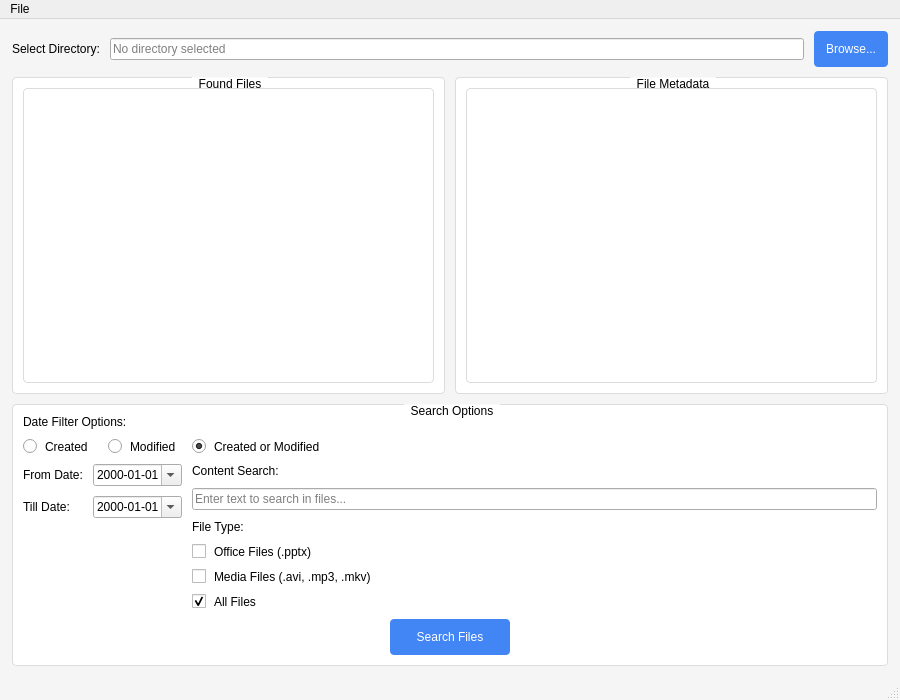
<?xml version='1.0' encoding='utf-8'?>
<ui version="4.0">
 <class>MainWindow</class>
 <widget class="QMainWindow" name="MainWindow">
  <property name="geometry">
   <rect>
    <x>0</x>
    <y>0</y>
    <width>900</width>
    <height>700</height>
   </rect>
  </property>
  <property name="windowTitle">
   <string>File Finder</string>
  </property>
  <property name="styleSheet">
   <string notr="true">QMainWindow {
    background-color: #f5f5f5;

}
QPushButton {
    background-color: #4285f4;
    color: white;
    border: none;
    border-radius: 4px;
    padding: 6px 12px;
    min-height: 24px;

}
QPushButton:hover {
    background-color: #3275e4;
}
QPushButton:pressed {
    background-color: #2265d4;
}
QListView, QTableView {
    border: 1px solid #dcdcdc;
    border-radius: 4px;
    background-color: white;

}
QCheckBox, QRadioButton {
    spacing: 8px;

}
QGroupBox {
    border: 1px solid #dcdcdc;
    border-radius: 4px;
    margin-top: 1ex;
    padding-top: 1ex;
    background-color: #ffffff;

}
QGroupBox::title {
    subcontrol-origin: margin;
    subcontrol-position: top center;
    padding: 0 5px;
}
QLabel {

}
QLineEdit {

}
QDateEdit {

}</string>
  </property>
  <widget class="QWidget" name="centralwidget">
   <layout class="QGridLayout" name="gridLayout">
    <property name="leftMargin">
     <number>12</number>
    </property>
    <property name="topMargin">
     <number>12</number>
    </property>
    <property name="rightMargin">
     <number>12</number>
    </property>
    <property name="bottomMargin">
     <number>12</number>
    </property>
    <property name="spacing">
     <number>10</number>
    </property>
    <item row="0" column="0" colspan="2">
     <layout class="QHBoxLayout" name="horizontalLayout">
      <item>
       <widget class="QLabel" name="directoryLabel">
        <property name="text">
         <string>Select Directory:</string>
        </property>
        <property name="rfuLocale_setText" stdset="0">
         <string notr="true">Legacy.s6bce7f7fcd0eacc0</string>
        </property>
       </widget>
      </item>
      <item>
       <widget class="QLineEdit" name="directory_lineEdit">
        <property name="readOnly">
         <bool>true</bool>
        </property>
        <property name="placeholderText">
         <string>No directory selected</string>
        </property>
        <property name="rfuLocale_setPlaceholderText" stdset="0">
         <string notr="true">Legacy.sbf355de778591b63</string>
        </property>
       </widget>
      </item>
      <item>
       <widget class="QPushButton" name="select_pushButton">
        <property name="text">
         <string>Browse...</string>
        </property>
        <property name="icon">
         <iconset>
          <normaloff>icons/folder.png</normaloff>icons/folder.png
         </iconset>
        </property>
        <property name="rfuLocale_setText" stdset="0">
         <string notr="true">Legacy.sc58a6bd402efb06c</string>
        </property>
       </widget>
      </item>
     </layout>
    </item>
    <item row="1" column="0">
     <widget class="QGroupBox" name="filesGroupBox">
      <property name="title">
       <string>Found Files</string>
      </property>
      <layout class="QVBoxLayout" name="verticalLayout">
       <property name="spacing">
        <number>6</number>
       </property>
       <property name="leftMargin">
        <number>10</number>
       </property>
       <property name="topMargin">
        <number>10</number>
       </property>
       <property name="rightMargin">
        <number>10</number>
       </property>
       <property name="bottomMargin">
        <number>10</number>
       </property>
       <item>
        <widget class="QListView" name="listView">
         <property name="alternatingRowColors">
          <bool>true</bool>
         </property>
         <property name="selectionMode">
          <enum>QAbstractItemView::SingleSelection</enum>
         </property>
         <property name="toolTip">
          <string>Double-click to open a file</string>
         </property>
         <property name="rfuLocale_setToolTip" stdset="0">
          <string notr="true">Legacy.s50845357cc021920</string>
         </property>
        </widget>
       </item>
      </layout>
      <property name="rfuLocale_setTitle" stdset="0">
       <string notr="true">Legacy.s283fec8df5ded8e2</string>
      </property>
     </widget>
    </item>
    <item row="1" column="1">
     <widget class="QGroupBox" name="metaInfoGroupBox">
      <property name="title">
       <string>File Metadata</string>
      </property>
      <layout class="QVBoxLayout" name="verticalLayout_2">
       <property name="spacing">
        <number>6</number>
       </property>
       <property name="leftMargin">
        <number>10</number>
       </property>
       <property name="topMargin">
        <number>10</number>
       </property>
       <property name="rightMargin">
        <number>10</number>
       </property>
       <property name="bottomMargin">
        <number>10</number>
       </property>
       <item>
        <widget class="QTableView" name="meta_info_tableView">
         <property name="alternatingRowColors">
          <bool>true</bool>
         </property>
         <property name="selectionMode">
          <enum>QAbstractItemView::SingleSelection</enum>
         </property>
         <property name="toolTip">
          <string>Metadata information of the selected file</string>
         </property>
         <property name="rfuLocale_setToolTip" stdset="0">
          <string notr="true">Legacy.sb40e19e9fa075807</string>
         </property>
        </widget>
       </item>
      </layout>
      <property name="rfuLocale_setTitle" stdset="0">
       <string notr="true">Legacy.s6c3893e88971f030</string>
      </property>
     </widget>
    </item>
    <item row="2" column="0" colspan="2">
     <widget class="QGroupBox" name="searchOptionsGroupBox">
      <property name="title">
       <string>Search Options</string>
      </property>
      <layout class="QGridLayout" name="gridLayout_2">
       <property name="leftMargin">
        <number>10</number>
       </property>
       <property name="topMargin">
        <number>10</number>
       </property>
       <property name="rightMargin">
        <number>10</number>
       </property>
       <property name="bottomMargin">
        <number>10</number>
       </property>
       <property name="spacing">
        <number>10</number>
       </property>
       <item row="0" column="0" colspan="3">
        <widget class="QLabel" name="dateFilterLabel">
         <property name="text">
          <string>Date Filter Options:</string>
         </property>
         <property name="rfuLocale_setText" stdset="0">
          <string notr="true">Legacy.s5609f37f2628b1c8</string>
         </property>
        </widget>
       </item>
       <item row="1" column="0">
        <widget class="QRadioButton" name="created_radioButton">
         <property name="text">
          <string>Created</string>
         </property>
         <property name="toolTip">
          <string>Filter by creation date</string>
         </property>
         <property name="rfuLocale_setText" stdset="0">
          <string notr="true">Legacy.sd70b9e24bca26b40</string>
         </property>
         <property name="rfuLocale_setToolTip" stdset="0">
          <string notr="true">Legacy.s53ca10dfe9b68651</string>
         </property>
        </widget>
       </item>
       <item row="1" column="1">
        <widget class="QRadioButton" name="modified_radioButton">
         <property name="text">
          <string>Modified</string>
         </property>
         <property name="toolTip">
          <string>Filter by modification date</string>
         </property>
         <property name="rfuLocale_setText" stdset="0">
          <string notr="true">Legacy.se8ce5dcaf408935f</string>
         </property>
         <property name="rfuLocale_setToolTip" stdset="0">
          <string notr="true">Legacy.sa4da4c0382307f71</string>
         </property>
        </widget>
       </item>
       <item row="1" column="2">
        <widget class="QRadioButton" name="created_modified_radioButton">
         <property name="text">
          <string>Created or Modified</string>
         </property>
         <property name="toolTip">
          <string>Filter by either creation or modification date</string>
         </property>
         <property name="checked">
          <bool>true</bool>
         </property>
         <property name="rfuLocale_setText" stdset="0">
          <string notr="true">Legacy.s016a3ab901bfba7b</string>
         </property>
         <property name="rfuLocale_setToolTip" stdset="0">
          <string notr="true">Legacy.sfd08f2220066cda9</string>
         </property>
        </widget>
       </item>
       <item row="2" column="0" colspan="2">
        <layout class="QFormLayout" name="formLayout">
         <property name="horizontalSpacing">
          <number>10</number>
         </property>
         <property name="verticalSpacing">
          <number>10</number>
         </property>
         <item row="0" column="0">
          <widget class="QLabel" name="fromDateLabel">
           <property name="text">
            <string>From Date:</string>
           </property>
           <property name="rfuLocale_setText" stdset="0">
            <string notr="true">Legacy.s18b23a67b6e60a58</string>
           </property>
          </widget>
         </item>
         <item row="0" column="1">
          <widget class="QDateEdit" name="from_dateEdit">
           <property name="calendarPopup">
            <bool>true</bool>
           </property>
           <property name="displayFormat">
            <string>yyyy-MM-dd</string>
           </property>
           <property name="toolTip">
            <string>Start date for filtering</string>
           </property>
           <property name="rfuLocale_setToolTip" stdset="0">
            <string notr="true">Legacy.s7af44cd9143fb48e</string>
           </property>
          </widget>
         </item>
         <item row="1" column="0">
          <widget class="QLabel" name="tillDateLabel">
           <property name="text">
            <string>Till Date:</string>
           </property>
           <property name="rfuLocale_setText" stdset="0">
            <string notr="true">Legacy.s04cb90efc053aa0b</string>
           </property>
          </widget>
         </item>
         <item row="1" column="1">
          <widget class="QDateEdit" name="till_dateEdit">
           <property name="calendarPopup">
            <bool>true</bool>
           </property>
           <property name="displayFormat">
            <string>yyyy-MM-dd</string>
           </property>
           <property name="toolTip">
            <string>End date for filtering</string>
           </property>
           <property name="rfuLocale_setToolTip" stdset="0">
            <string notr="true">Legacy.sa863a7e7076dd85a</string>
           </property>
          </widget>
         </item>
        </layout>
       </item>
       <item row="2" column="2">
        <layout class="QVBoxLayout" name="verticalLayout_3">
         <item>
          <widget class="QLabel" name="contentSearchLabel">
           <property name="text">
            <string>Content Search:</string>
           </property>
           <property name="rfuLocale_setText" stdset="0">
            <string notr="true">Legacy.s4f65f9a57466eff5</string>
           </property>
          </widget>
         </item>
         <item>
          <widget class="QLineEdit" name="content_search_lineEdit">
           <property name="placeholderText">
            <string>Enter text to search in files...</string>
           </property>
           <property name="toolTip">
            <string>Enter text to search within files</string>
           </property>
           <property name="rfuLocale_setPlaceholderText" stdset="0">
            <string notr="true">Legacy.s5edc507f7c83ddd9</string>
           </property>
           <property name="rfuLocale_setToolTip" stdset="0">
            <string notr="true">Legacy.s80e6796e4bc1114a</string>
           </property>
          </widget>
         </item>
         <item>
          <widget class="QLabel" name="fileTypeLabel">
           <property name="text">
            <string>File Type:</string>
           </property>
           <property name="rfuLocale_setText" stdset="0">
            <string notr="true">Legacy.s90dd10e0b50f212f</string>
           </property>
          </widget>
         </item>
         <item>
          <widget class="QCheckBox" name="office_checkBox">
           <property name="text">
            <string>Office Files (.pptx)</string>
           </property>
           <property name="toolTip">
            <string>Search for Office files (PowerPoint)</string>
           </property>
           <property name="rfuLocale_setText" stdset="0">
            <string notr="true">Legacy.s24f65927c54d227a</string>
           </property>
           <property name="rfuLocale_setToolTip" stdset="0">
            <string notr="true">Legacy.sf3f3e68f7bfed40b</string>
           </property>
          </widget>
         </item>
         <item>
          <widget class="QCheckBox" name="media_checkBox">
           <property name="text">
            <string>Media Files (.avi, .mp3, .mkv)</string>
           </property>
           <property name="toolTip">
            <string>Search for media files</string>
           </property>
           <property name="rfuLocale_setText" stdset="0">
            <string notr="true">Legacy.s3c6110b3990228c9</string>
           </property>
           <property name="rfuLocale_setToolTip" stdset="0">
            <string notr="true">Legacy.s7fce8aaa210ec463</string>
           </property>
          </widget>
         </item>
         <item>
          <widget class="QCheckBox" name="all_checkBox">
           <property name="text">
            <string>All Files</string>
           </property>
           <property name="toolTip">
            <string>Search for all file types</string>
           </property>
           <property name="checked">
            <bool>true</bool>
           </property>
           <property name="rfuLocale_setText" stdset="0">
            <string notr="true">Legacy.sc4939c3f7df96847</string>
           </property>
           <property name="rfuLocale_setToolTip" stdset="0">
            <string notr="true">Legacy.s85f6c40a6d492ee3</string>
           </property>
          </widget>
         </item>
        </layout>
       </item>
       <item row="3" column="0" colspan="3">
        <layout class="QHBoxLayout" name="horizontalLayout_2">
         <item>
          <spacer name="horizontalSpacer">
           <property name="orientation">
            <enum>Qt::Horizontal</enum>
           </property>
           <property name="sizeHint" stdset="0">
            <size>
             <width>40</width>
             <height>20</height>
            </size>
           </property>
          </spacer>
         </item>
         <item>
          <widget class="QPushButton" name="search_pushButton">
           <property name="minimumSize">
            <size>
             <width>120</width>
             <height>30</height>
            </size>
           </property>
           <property name="text">
            <string>Search Files</string>
           </property>
           <property name="icon">
            <iconset>
             <normaloff>icons/search.png</normaloff>icons/search.png
            </iconset>
           </property>
           <property name="toolTip">
            <string>Start searching for files</string>
           </property>
           <property name="rfuLocale_setText" stdset="0">
            <string notr="true">Legacy.s5a5bc0c4ce6ead65</string>
           </property>
           <property name="rfuLocale_setToolTip" stdset="0">
            <string notr="true">Legacy.s784be691054abaeb</string>
           </property>
          </widget>
         </item>
         <item>
          <spacer name="horizontalSpacer_2">
           <property name="orientation">
            <enum>Qt::Horizontal</enum>
           </property>
           <property name="sizeHint" stdset="0">
            <size>
             <width>40</width>
             <height>20</height>
            </size>
           </property>
          </spacer>
         </item>
        </layout>
       </item>
      </layout>
      <property name="rfuLocale_setTitle" stdset="0">
       <string notr="true">Legacy.sc7c2c69c84009fed</string>
      </property>
     </widget>
    </item>
   </layout>
  </widget>
  <widget class="QMenuBar" name="menubar">
   <property name="geometry">
    <rect>
     <x>0</x>
     <y>0</y>
     <width>900</width>
     <height>22</height>
    </rect>
   </property>
   <widget class="QMenu" name="menuFile">
    <property name="title">
     <string>File</string>
    </property>
    <addaction name="actionexit" />
    <property name="rfuLocale_setTitle" stdset="0">
     <string notr="true">Legacy.s50009ce1da4d15e1</string>
    </property>
   </widget>
   <addaction name="menuFile" />
  </widget>
  <widget class="QStatusBar" name="statusbar" />
  <action name="actionexit">
   <property name="text">
    <string>Exit</string>
   </property>
   <property name="shortcut">
    <string>Ctrl+Q</string>
   </property>
   <property name="rfuLocale_setText" stdset="0">
    <string notr="true">Legacy.sd17d84a604994b72</string>
   </property>
  </action>
  <property name="rfuLocale_setWindowTitle" stdset="0">
   <string notr="true">Legacy.s6f6e552fa045bf84</string>
  </property>
 </widget>
 <resources />
 <connections />
</ui>
